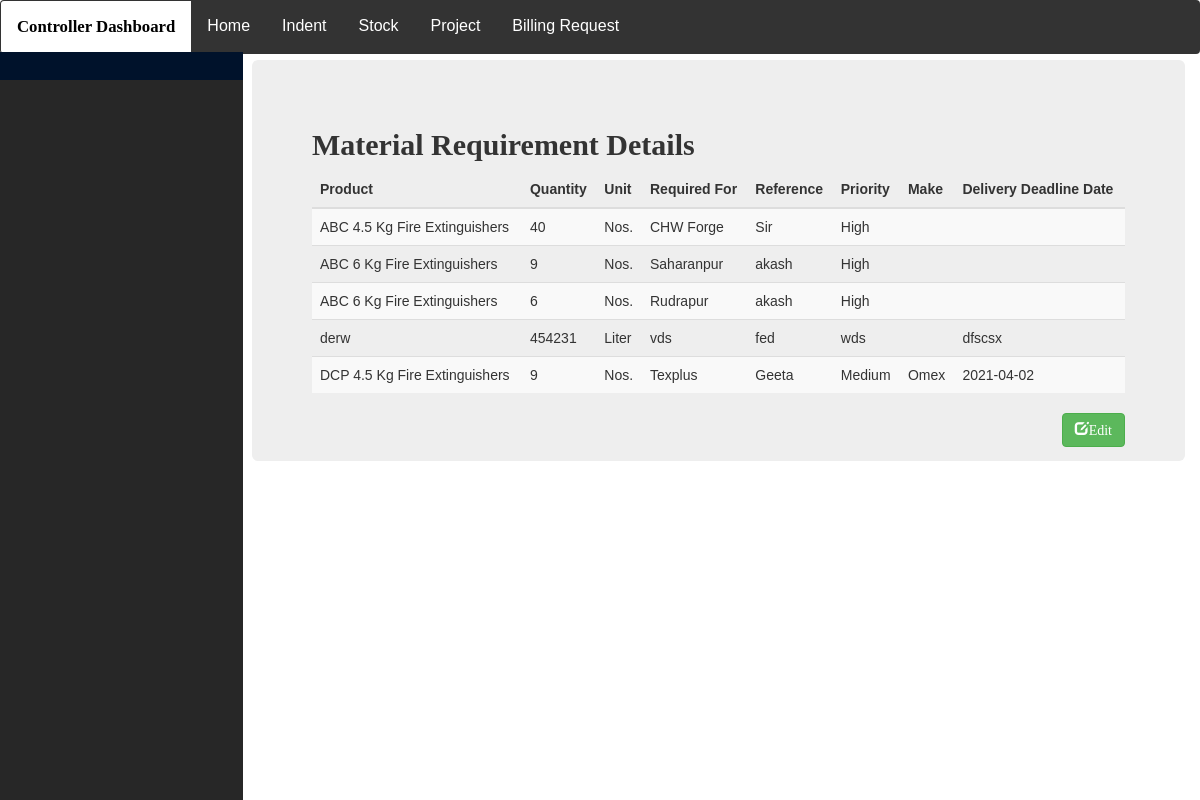
The page /project/indent/ on the database its author committed.
### work/models.py (models this page shows, shortened)
class Indent(models.Model):
    product = models.CharField(max_length=100)
    quantity = models.CharField(max_length=5)
    unit = models.CharField(max_length=8)
    required= models.CharField(max_length=50)
    refer= models.CharField(max_length=20)
    status = models.CharField(max_length=10, default='', editable=False)
    priority = models.CharField(max_length=10, default='', editable=True)
    make = models.CharField(max_length=10, default='', editable=True)
    deadline = models.CharField(max_length=30, default='', editable=True)

### project_and_purchase/views.py (the view, shortened to what this page needs)
# urls.py: path('indent/', views.indent, name='requirement'),
def indent(request):
    content = Indent.objects.all()
    param = {'data': content}
    return render(request, 'project/indent.html', param)

### project_and_purchase/templates/project/indent.html
{% extends "project/base.html" %}
{% block content %}
    <div class="jumbotron" style="text-decoration: inherit;">
      <h2 style=" font-family:monotype corsiva; font-weight: 900;">Material Requirement Details</h2>
      <table class="table table-striped">
        <thead>
            <tr>
              <th>Product</th>
              <th>Quantity</th>
              <th>Unit</th>
              <th>Required For</th>
              <th>Reference</th>
              <th>Priority</th>
              <th>Make</th>
              <th>Delivery Deadline Date</th>
            </tr>
        </thead>
        <tbody>
          {% for i in data %}
            <tr>
              <td>{{i.product}}</td>
              <td>{{i.quantity}} </td>
              <td>{{i.unit}} </td>
              <td>{{i.required}} </td>
              <td>{{i.refer}}</td>
              <td>{{i.priority}}</td>
              <td>{{i.make}}</td>
              <td>{{i.deadline}}</td>
            </tr>
          {% endfor %}
        </tbody>
      </table>
      <button class="btn btn-success" style="float: right;"><span class="glyphicon glyphicon-edit">Edit</span></button>
    </div>
{% endblock %}

### project_and_purchase/templates/project/base.html (style rules this page uses)
body { font-family: Arial, Helvetica, sans-serif; margin: 0px; margin-top: 0px; padding: 0px; }
button { background-color: #4CAF50; color: #ffffff; border: none; padding: 10px 20px; font-size: 17px; font-family: Raleway; cursor: pointer; }

### rows shown on the page
Indent: product "ABC 4.5 Kg Fire Extinguishers", quantity "40", unit "Nos.", required "CHW Forge", refer "Sir", priority "High"
Indent: product "ABC 6 Kg Fire Extinguishers", quantity "9", unit "Nos.", required "Saharanpur", refer "akash", priority "High"
Indent: product "ABC 6 Kg Fire Extinguishers", quantity "6", unit "Nos.", required "Rudrapur", refer "akash", priority "High"
Indent: product "derw", quantity "454231", unit "Liter", required "vds", refer "fed", priority "wds", deadline "dfscsx"
Indent: product "DCP 4.5 Kg Fire Extinguishers", quantity "9", unit "Nos.", required "Texplus", refer "Geeta", priority "Medium", make "Omex", deadline "2021-04-02"
